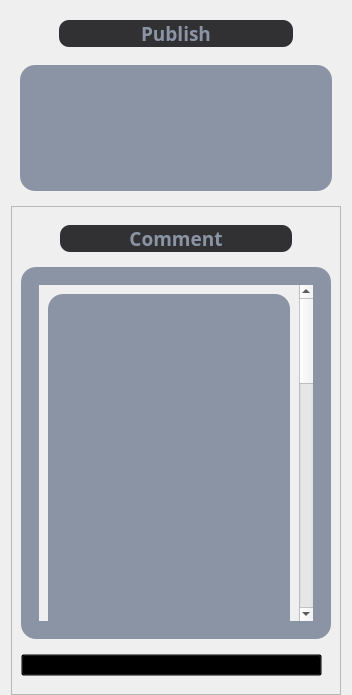
                              <widget class="QFrame" name="frame_shots_publish_comment">
                               <property name="frameShape">
                                <enum>QFrame::NoFrame</enum>
                               </property>
                               <property name="frameShadow">
                                <enum>QFrame::Raised</enum>
                               </property>
                               <layout class="QVBoxLayout" name="verticalLayout_84">
                                <property name="topMargin">
                                 <number>0</number>
                                </property>
                                <property name="bottomMargin">
                                 <number>0</number>
                                </property>
                                <item>
                                 <widget class="QFrame" name="frame_shots_publish">
                                  <property name="minimumSize">
                                   <size>
                                    <width>0</width>
                                    <height>200</height>
                                   </size>
                                  </property>
                                  <property name="frameShape">
                                   <enum>QFrame::NoFrame</enum>
                                  </property>
                                  <property name="frameShadow">
                                   <enum>QFrame::Raised</enum>
                                  </property>
                                  <layout class="QVBoxLayout" name="verticalLayout_85">
                                   <item>
                                    <widget class="QFrame" name="frame_shots_publish_lab">
                                     <property name="maximumSize">
                                      <size>
                                       <width>16777215</width>
                                       <height>50</height>
                                      </size>
                                     </property>
                                     <property name="frameShape">
                                      <enum>QFrame::NoFrame</enum>
                                     </property>
                                     <property name="frameShadow">
                                      <enum>QFrame::Raised</enum>
                                     </property>
                                     <layout class="QVBoxLayout" name="verticalLayout_86">
                                      <item>
                                       <widget class="QPushButton" name="lab_shots_publish">
                                        <property name="font">
                                         <font>
                                          <family>Quicksand</family>
                                          <pointsize>14</pointsize>
                                          <bold>true</bold>
                                         </font>
                                        </property>
                                        <property name="styleSheet">
                                         <string notr="true">QPushButton{
	background-color:#313134;
	color:#8B94A4;
	border-radius:10px;
	margin-left:30px;
	margin-right:30px;
}</string>
                                        </property>
                                        <property name="text">
                                         <string>Publish</string>
                                        </property>
                                       </widget>
                                      </item>
                                     </layout>
                                    </widget>
                                   </item>
                                   <item>
                                    <widget class="QFrame" name="frame_shots_publish_scrol">
                                     <property name="styleSheet">
                                      <string notr="true">QFrame{
	background-color:#8B94A4;
	border-radius:15px;
}</string>
                                     </property>
                                     <property name="frameShape">
                                      <enum>QFrame::NoFrame</enum>
                                     </property>
                                     <property name="frameShadow">
                                      <enum>QFrame::Raised</enum>
                                     </property>
                                     <layout class="QVBoxLayout" name="verticalLayout_87">
                                      <item>
                                       <widget class="QFrame" name="frame_shots_publish_scrol_active">
                                        <property name="frameShape">
                                         <enum>QFrame::NoFrame</enum>
                                        </property>
                                        <property name="frameShadow">
                                         <enum>QFrame::Raised</enum>
                                        </property>
                                        <layout class="QVBoxLayout" name="verticalLayout_88"/>
                                       </widget>
                                      </item>
                                     </layout>
                                    </widget>
                                   </item>
                                  </layout>
                                 </widget>
                                </item>
                                <item>
                                 <widget class="QFrame" name="frame_shots_comment">
                                  <property name="frameShape">
                                   <enum>QFrame::StyledPanel</enum>
                                  </property>
                                  <property name="frameShadow">
                                   <enum>QFrame::Raised</enum>
                                  </property>
                                  <layout class="QVBoxLayout" name="verticalLayout_89">
                                   <item>
                                    <widget class="QFrame" name="frame_shots_comment_lab">
                                     <property name="maximumSize">
                                      <size>
                                       <width>16777215</width>
                                       <height>50</height>
                                      </size>
                                     </property>
                                     <property name="frameShape">
                                      <enum>QFrame::NoFrame</enum>
                                     </property>
                                     <property name="frameShadow">
                                      <enum>QFrame::Raised</enum>
                                     </property>
                                     <layout class="QVBoxLayout" name="verticalLayout_90">
                                      <item>
                                       <widget class="QPushButton" name="lab_shots_comment">
                                        <property name="font">
                                         <font>
                                          <family>Quicksand</family>
                                          <pointsize>14</pointsize>
                                          <bold>true</bold>
                                         </font>
                                        </property>
                                        <property name="styleSheet">
                                         <string notr="true">QPushButton{
	background-color:#313134;
	color:#8B94A4;
	border-radius:10px;
	margin-left:30px;
	margin-right:30px;
}</string>
                                        </property>
                                        <property name="text">
                                         <string>Comment</string>
                                        </property>
                                       </widget>
                                      </item>
                                     </layout>
                                    </widget>
                                   </item>
                                   <item>
                                    <widget class="QFrame" name="frame_shots_comment_scrol">
                                     <property name="styleSheet">
                                      <string notr="true">QFrame{
	background-color:#8B94A4;
	border-radius:15px;
}</string>
                                     </property>
                                     <property name="frameShape">
                                      <enum>QFrame::NoFrame</enum>
                                     </property>
                                     <property name="frameShadow">
                                      <enum>QFrame::Raised</enum>
                                     </property>
                                     <layout class="QVBoxLayout" name="verticalLayout_91">
                                      <item>
                                       <widget class="QFrame" name="frame_shots_comment_scrol_active">
                                        <property name="frameShape">
                                         <enum>QFrame::NoFrame</enum>
                                        </property>
                                        <property name="frameShadow">
                                         <enum>QFrame::Raised</enum>
                                        </property>
                                        <layout class="QVBoxLayout" name="verticalLayout_92">
                                         <item>
                                          <widget class="QScrollArea" name="scrollA_shots_comment">
                                           <property name="styleSheet">
                                            <string notr="true"> QScrollBar:vertical {
	border: none;
    background: #313134;
    width: 14px;
    margin: 15px 0 15px 0;
	border-radius: 0px;
 }

/*  HANDLE BAR VERTICAL */
QScrollBar::handle:vertical {	
	background-color: #8B94A4;
	min-height: 30px;
	margin: 0 3px 0 3px;
	border-radius: 3px;
}
QScrollBar::handle:vertical:hover{	
	background-color:  #FFF;
}
QScrollBar::handle:vertical:pressed {	
	background-color:  #FFF;
}

/* BTN TOP - SCROLLBAR */
QScrollBar::sub-line:vertical {
	border: none;
	background-color:#313134;
	height: 15px;
	border-top-left-radius: 7px;
	border-top-right-radius: 7px;
	subcontrol-position: top;
	subcontrol-origin: margin;
}

/* BTN BOTTOM - SCROLLBAR */
QScrollBar::add-line:vertical {
	border: none;
	background-color: #313134;
	height: 15px;
	border-bottom-left-radius: 7px;
	border-bottom-right-radius: 7px;
	subcontrol-position: bottom;
	subcontrol-origin: margin;
}

/* RESET ARROW */
QScrollBar::up-arrow:vertical, QScrollBar::down-arrow:vertical {
	background: none;
}
QScrollBar::add-page:vertical, QScrollBar::sub-page:vertical {
	background: none;
}



/* HORIZONTAL SCROLLBAR - HOMEWORK */
QScrollBar:horizontal {
   
}
QScrollBar::handle:horizontal {
    
}
QScrollBar::add-line:horizontal {
    
}
QScrollBar::sub-line:horizontal {
    
}
QScrollBar::up-arrow:horizontal, QScrollBar::down-arrow:horizontal
{

}
QScrollBar::add-page:horizontal, QScrollBar::sub-page:horizontal
{

}</string>
                                           </property>
                                           <property name="frameShadow">
                                            <enum>QFrame::Raised</enum>
                                           </property>
                                           <property name="widgetResizable">
                                            <bool>true</bool>
                                           </property>
                                           <widget class="QWidget" name="scrollAWC_shots_comment">
                                            <property name="geometry">
                                             <rect>
                                              <x>0</x>
                                              <y>0</y>
                                              <width>1089</width>
                                              <height>1218</height>
                                             </rect>
                                            </property>
                                            <layout class="QVBoxLayout" name="verticalLayout_93">
                                             <item>
                                              <widget class="QListView" name="listView_shots_comment">
                                               <property name="minimumSize">
                                                <size>
                                                 <width>0</width>
                                                 <height>1200</height>
                                                </size>
                                               </property>
                                               <property name="styleSheet">
                                                <string notr="true"/>
                                               </property>
                                              </widget>
                                             </item>
                                            </layout>
                                           </widget>
                                          </widget>
                                         </item>
                                        </layout>
                                       </widget>
                                      </item>
                                     </layout>
                                    </widget>
                                   </item>
                                   <item>
                                    <widget class="QFrame" name="frame_shots_comment_btn">
                                     <property name="maximumSize">
                                      <size>
                                       <width>16777215</width>
                                       <height>55</height>
                                      </size>
                                     </property>
                                     <property name="frameShape">
                                      <enum>QFrame::NoFrame</enum>
                                     </property>
                                     <property name="frameShadow">
                                      <enum>QFrame::Raised</enum>
                                     </property>
                                     <layout class="QVBoxLayout" name="verticalLayout_94">
                                      <property name="leftMargin">
                                       <number>0</number>
                                      </property>
                                      <item>
                                       <widget class="QPushButton" name="btn_add_shots_comment">
                                        <property name="styleSheet">
                                         <string notr="true">/* Normal state */
QPushButton {
    background-color:transparent;
}

/* Hover state */
QPushButton:hover { 
	icon: url(:/icons/icons/correct_h.png);
	border:none;
}</string>
                                        </property>
                                        <property name="text">
                                         <string/>
                                        </property>
                                        <property name="icon">
                                         <iconset resource="../ressource.qrc">
                                          <normaloff>:/icons/icons/correct.png</normaloff>:/icons/icons/correct.png</iconset>
                                        </property>
                                        <property name="iconSize">
                                         <size>
                                          <width>40</width>
                                          <height>40</height>
                                         </size>
                                        </property>
                                       </widget>
                                      </item>
                                     </layout>
                                    </widget>
                                   </item>
                                  </layout>
                                 </widget>
                                </item>
                               </layout>
                              </widget>
